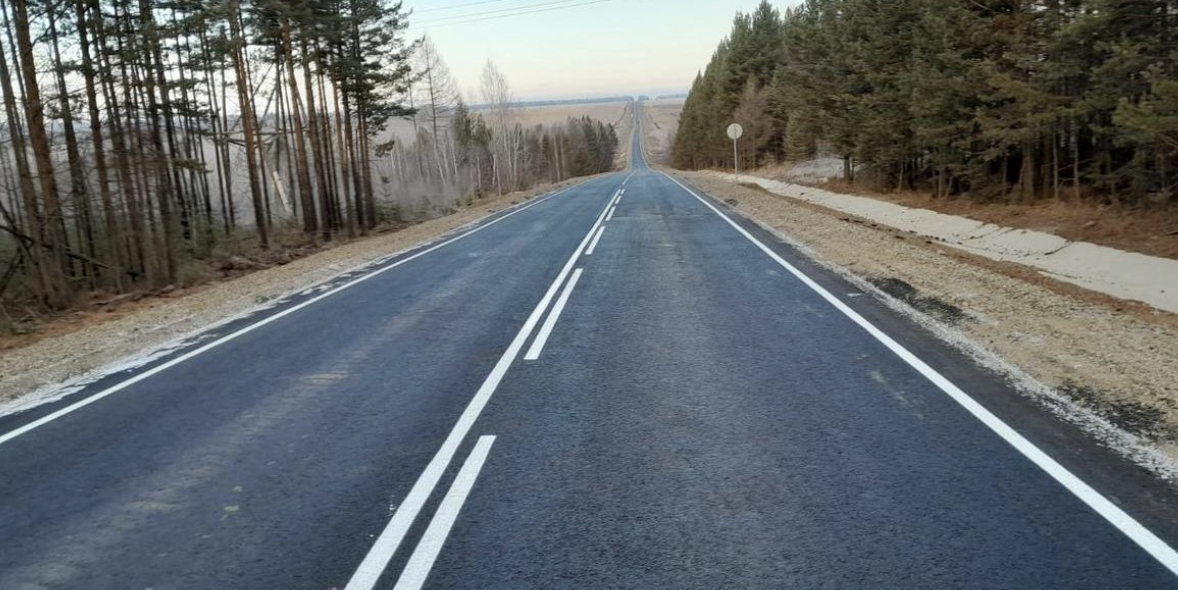
#> input picture road1.png, 1178 x 590 px
$ jupyter execute computer_vision_road.ipynb
#> lines starting #> are read from the running program, lines starting #| are printed output that depends on the picture
[cell 1]
import cv2
import numpy as np
import matplotlib.pyplot as plt

[cell 2]
image = cv2.imread('road1.png')
#> image is the input picture: shape (590, 1178, 3); mean B, G, R 106.6, 104.4, 99.2
gray = cv2.cvtColor(image, cv2.COLOR_BGR2GRAY)
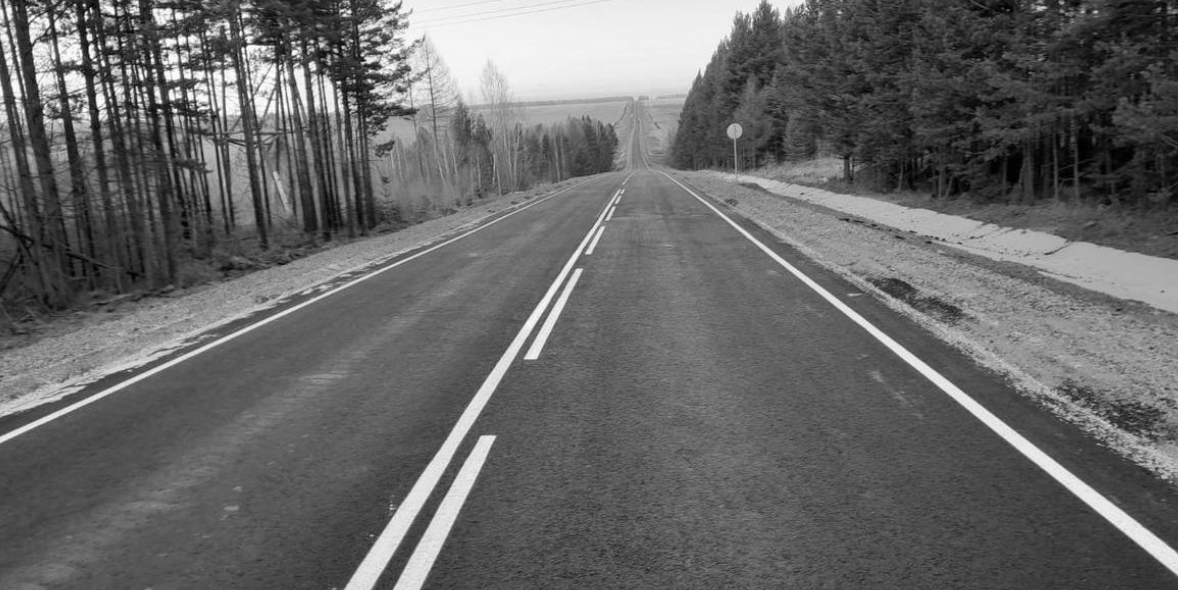
#> gray: shape (590, 1178); min 0, max 255, mean 103.1
blur = cv2.GaussianBlur(gray, (9, 9), 0)
edges = cv2.Canny(blur, 50, 300)
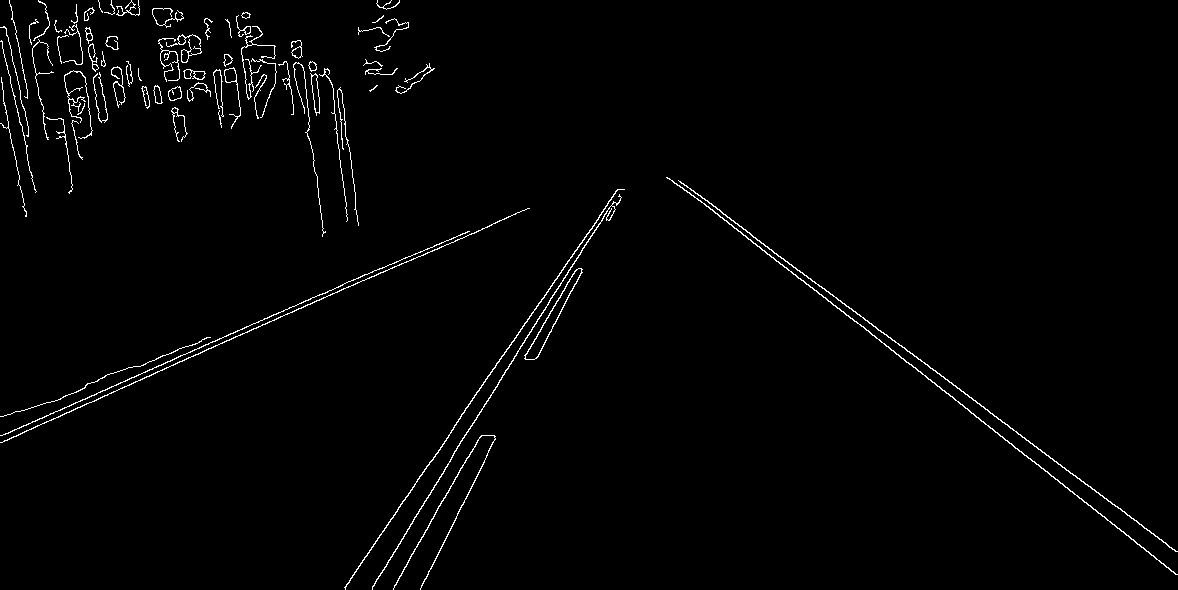
#> edges: shape (590, 1178); 1.5% white in thin lines or dots
lines = cv2.HoughLinesP(edges, 1, np.pi/180, threshold=170, minLineLength=100, maxLineGap=150)
#> lines = [[679, 185, 1177, 574], [0, 442, 517, 212], [863, 317, 1172, 549], [376, 579, 619, 189], [1, 435, 364, 274], [456, 422, 605, 208], [680, 181, 881, 332], [420, 588, 623, 189], [404, 567, 622, 189]]

height, width = image.shape[:2]
#> height = 590; width = 1178
center_bottom = (width // 2, height)
#> center_bottom = (589, 590)

[cell 3]
nearest_left_line = None
nearest_right_line = None
min_left_distance = float('inf')
min_right_distance = float('inf')
for line in lines:
    x1, y1, x2, y2 = line[0]
    distance = np.abs((x2 - x1) * (y1 - center_bottom[1]) - (x1 - center_bottom[0]) * (y2 - y1)) / np.sqrt((x2 - x1)**2 + (y2 - y1)**2)
    if x1 < center_bottom[0]:
        if distance < min_left_distance:
            nearest_left_line = line
            min_left_distance = distance
    elif x1 > center_bottom[0]:
        if distance < min_right_distance:
            nearest_right_line = line
            min_right_distance = distance
#> this loop made 9 passes
#> (x1, y1, x2, y2, distance, min_left_distance) on passes 2, 4, 8: (0, 442, 517, 212, 374.6, 374.6), (376, 579, 619, 189, 186.6, 186.6), (420, 588, 623, 189, 151.5, 151.5)
#> (x1, y1, x2, y2, distance, min_right_distance) on pass 1: (679, 185, 1177, 574, 374.6, 374.6)
#> after the loop, min_left_distance = 151.5; min_right_distance = 374.6

[cell 4]
# Draw lines on original image
if nearest_left_line is not None:
    x1, y1, x2, y2 = nearest_left_line[0]
#> x1 = 420; y1 = 588; x2 = 623
    cv2.line(image, (x1, y1), (x2, y2), (0, 0, 255), 15)
if nearest_right_line is not None:
    x1, y1, x2, y2 = nearest_right_line[0]
#> x1 = 679; y1 = 185; x2 = 1177; y2 = 574
    cv2.line(image, (x1, y1), (x2, y2), (0, 0, 255), 15)

if nearest_left_line is not None and nearest_right_line is not None:
    x1_left, y1_left, x2_left, y2_left = nearest_left_line[0]
#> x1_left = 420; y1_left = 588; x2_left = 623; y2_left = 189
    x1_right, y1_right, x2_right, y2_right = nearest_right_line[0]
#> x1_right = 679; y1_right = 185; x2_right = 1177; y2_right = 574
    m_left = (y2_left - y1_left) / (x2_left - x1_left)
#> m_left = -1.97
    m_right = (y2_right - y1_right) / (x2_right - x1_right)
#> m_right = 0.781
    b_left = y1_left - m_left * x1_left
#> b_left = 1413.5
    b_right = y1_right - m_right * x1_right
#> b_right = -345.4
    x_intersect = (b_right - b_left) / (m_left - m_right)
#> x_intersect = 640.4
    y_intersect = m_left * x_intersect + b_left
#> y_intersect = 154.8
    cv2.circle(image, (int(x_intersect),int(y_intersect)), 15, (0, 165, 255), -1)
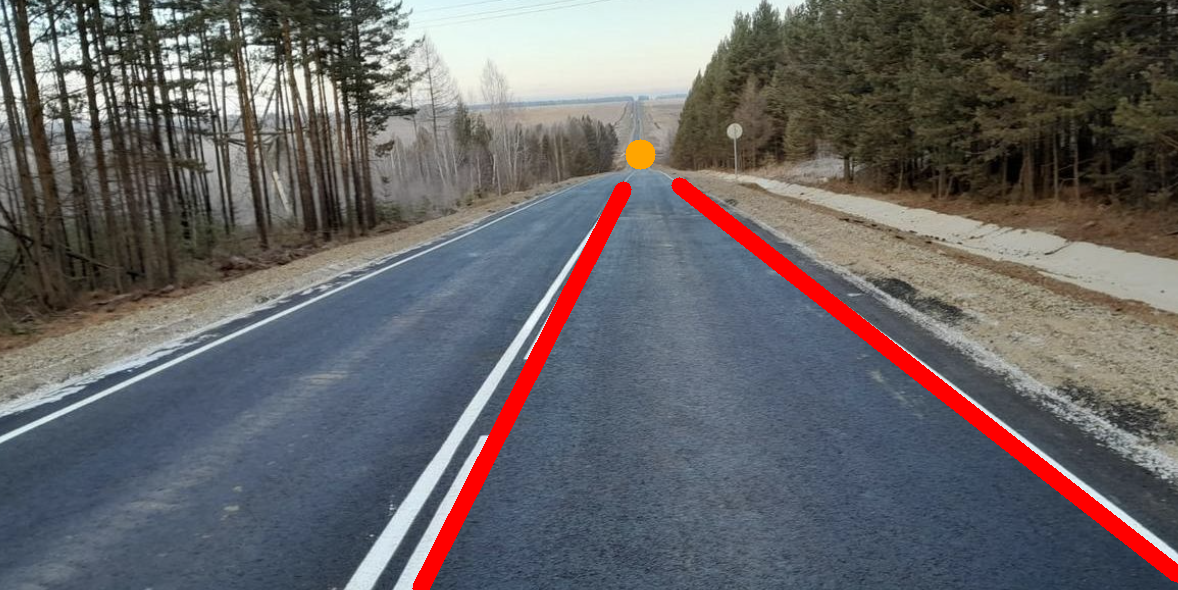
#> image: shape (590, 1178, 3); mean B, G, R 102.3, 100.6, 102.7

plt.imshow(cv2.cvtColor(image, cv2.COLOR_BGR2RGB))
plt.show()
